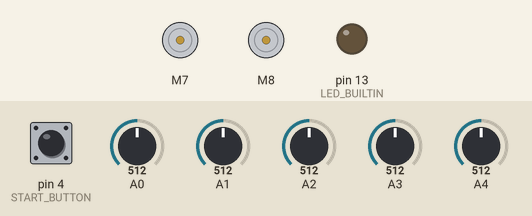
Bench run of a sketch on a simulated Arduino Uno, built with avr-gcc and run on an emulated ATmega328P. On the bench: 2 × DC motor (green arrow = forward, orange = backward, longer = faster), output pins drawn as LEDs (lit = HIGH). Inputs (shaded band) come from the test bench; at power-on: pin 4 (START_BUTTON) HIGH, A0 = 512, A1 = 512, A2 = 512, A3 = 512, A4 = 512.

Above: at 1.8 s.
1.9 s: pin 4 (START_BUTTON) pulled LOW for 0.15 s
At 2.8 s:
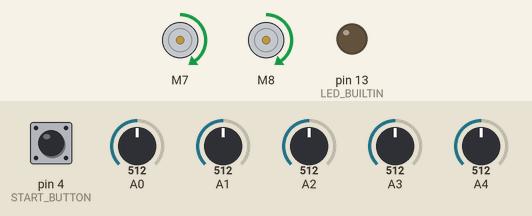
3.5 s: A0 set to 716
At 4.0 s:
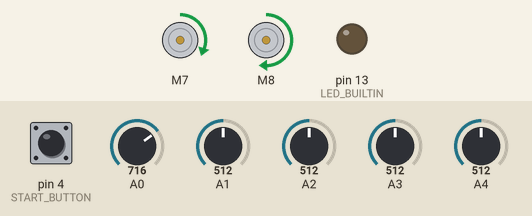
5.0 s: A1 set to 716
At 6.2 s:
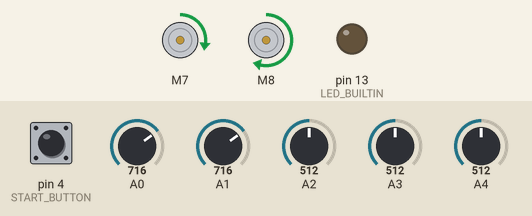
6.5 s: A2 set to 716
At 7.6 s:
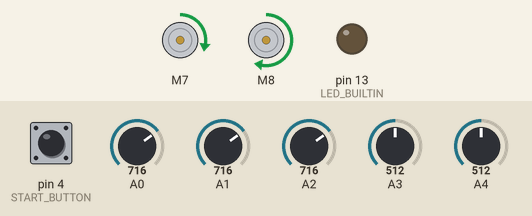
8.0 s: A3 set to 716
At 8.7 s:
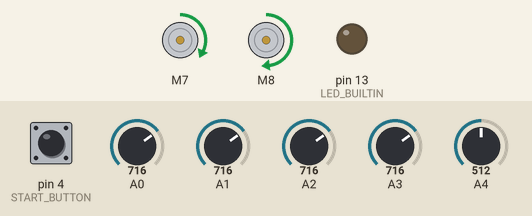
9.5 s: A4 set to 716
At 9.9 s:
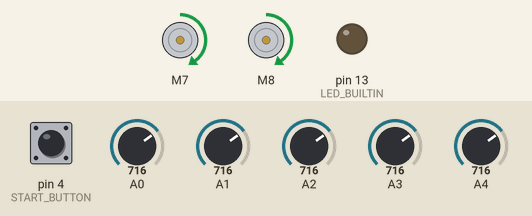
Timing chart, 0 to 12.0 s (numbered marks = the images above; inputs shaded):
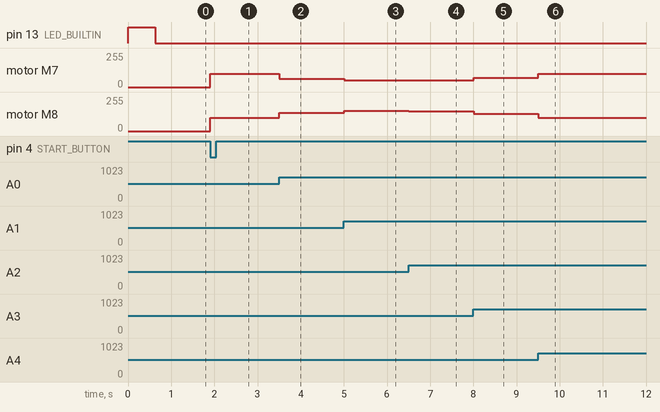

Measured:
- after the input at 1.9 s, motor M7, motor M8: stopped → forward 100/255 at once
- after the input at 3.5 s, motor M7: forward 100/255 → forward 63/255 at once; motor M8: forward 100/255 → forward 137/255 at once
- after the input at 5.0 s, motor M7: forward 63/255 → forward 49/255 at once; motor M8: forward 137/255 → forward 151/255 at once
- after the input at 6.5 s, motor M7: forward 49/255 → forward 52/255 at once; motor M8: forward 151/255 → forward 148/255 at once
- after the input at 8.0 s, motor M7: forward 52/255 → forward 70/255 at once; motor M8: forward 148/255 → forward 130/255 at once
- after the input at 9.5 s, motor M7: forward 70/255 → forward 100/255 at once; motor M8: forward 130/255 → forward 100/255 at once

The sketch:

lf-pid.ino
```cpp
#include <QTRSensors.h>
#include <SparkFun_TB6612.h>

// Motor Driver Properties
#define PWMA 5
#define AIN2 6
#define AIN1 7
#define BIN1 8
#define BIN2 9
#define PWMB 10
#define STBY 3

const int offsetA = 1;
const int offsetB = 1;

Motor motor1 = Motor(AIN1, AIN2, PWMA, offsetA, STBY);
Motor motor2 = Motor(BIN1, BIN2, PWMB, offsetB, STBY);

// PID Controller Properties
QTRSensors qtr;
const uint8_t SensorCount = 5;
uint16_t sensorValues[SensorCount];
uint16_t position;

float Kp = 0.25; // 0.305
float Ki = 0.0029;
float Kd = 2; // 5.05

int P, D, I, previousError, PIDvalue, error;
int lsp, rsp;

int centerPosition = 2000;
int minSpeed = -100;
int maxSpeed = 255;
int baseSpeed = 100;
// 127

// Button Properties
#define START_BUTTON 4

void setup()
{
  Serial.begin(9600);

  qtr.setTypeAnalog();
  qtr.setSensorPins((const uint8_t[]){A4, A3, A2, A1, A0}, SensorCount);

  pinMode(START_BUTTON, INPUT_PULLUP);
  pinMode(LED_BUILTIN, OUTPUT);

  calibrate();
}

void loop()
{
  bool start_button = digitalRead(START_BUTTON);

  while (start_button == LOW)
  {
    robot_control();
    delay(1);
  }
}

void calibrate()
{
  digitalWrite(LED_BUILTIN, HIGH);
  for (uint16_t i = 0; i < 25; i++)
  {
    qtr.calibrate();
  }
  digitalWrite(LED_BUILTIN, LOW);
}

void robot_control()
{
  position = qtr.readLineBlack(sensorValues);

  if (position >= 3400)
  {
    motor1.drive(minSpeed);
    motor2.drive(maxSpeed);
  }
  else if (position <= 600)
  {
    motor1.drive(maxSpeed);
    motor2.drive(minSpeed);
  }
  else
  {
    error = centerPosition - position;

    P = error;
    I = constrain(I + error, minSpeed, maxSpeed);
    D = error - previousError;
    previousError = error;

    int motorSpeed = (Kp * P) + (Ki * I) + (Kd * D);

    int lsp = constrain(baseSpeed + motorSpeed, minSpeed, maxSpeed);
    int rsp = constrain(baseSpeed - motorSpeed, minSpeed, maxSpeed);

    motor1.drive(lsp);
    motor2.drive(rsp);
  }
}
```

SensorModule.cpp
```cpp
#include "SensorModule.h"
#include <Arduino.h>

void Sensors::setTypeRC()
{
    _type = Type::RC;
    _maxValue = _timeout;
}

void Sensors::setTypeAnalog()
{
    _type = Type::Analog;
    _maxValue = 1023; // Arduino analogRead() returns a 10-bit value by default
}

void Sensors::setSensorPins(const uint8_t *pins, uint8_t sensorCount)
{
    if (sensorCount > MaxSensors)
        sensorCount = MaxSensors;

    uint8_t *oldSensorPins = _sensorPins;
    _sensorPins = (uint8_t *)realloc(_sensorPins, sizeof(uint8_t) * sensorCount);

    if (_sensorPins == nullptr)
    {
        free(oldSensorPins);
        return;
    }

    for (uint8_t i = 0; i < sensorCount; i++)
    {
        _sensorPins[i] = pins[i];
    }

    _sensorCount = sensorCount;

    calibrationOn.initialized = false;
    calibrationOff.initialized = false;
}

void Sensors::resetCalibration()
{
    for (uint8_t i = 0; i < _sensorCount; i++)
    {
        if (calibrationOn.maximum)
        {
            calibrationOn.maximum[i] = 0;
        }

        if (calibrationOff.maximum)
        {
            calibrationOff.maximum[i] = 0;
        }

        if (calibrationOn.minimum)
        {
            calibrationOn.minimum[i] = _maxValue;
        }

        if (calibrationOff.minimum)
        {
            calibrationOff.minimum[i] = _maxValue;
        }
    }
}

void Sensors::calibrate(ReadMode mode)
{
    if (mode == ReadMode::Manual)
    {
        return;
    }

    if (mode == ReadMode::On || mode == ReadMode::OnAndOff)
    {
        calibrateOnOrOff(calibrationOn, ReadMode::On);
    }
    else if (mode == ReadMode::OddEven || mode == ReadMode::OddEvenAndOff)
    {
        calibrateOnOrOff(calibrationOn, ReadMode::OddEven);
    }

    if (mode == ReadMode::OnAndOff || mode == ReadMode::OddEvenAndOff || mode == ReadMode::Off)
    {
        calibrateOnOrOff(calibrationOff, ReadMode::Off);
    }
}

void Sensors::calibrateOnOrOff(CalibrationData &calibration, ReadMode mode)
{
    uint16_t sensorValues[MaxSensors];
    uint16_t maxSensorValues[MaxSensors];
    uint16_t minSensorValues[MaxSensors];

    // (Re)allocate and initialize the arrays if necessary.
    if (!calibration.initialized)
    {
        uint16_t *oldMaximum = calibration.maximum;
        calibration.maximum = (uint16_t *)realloc(calibration.maximum,
                                                  sizeof(uint16_t) * _sensorCount);
        if (calibration.maximum == nullptr)
        {
            // Memory allocation failed; don't continue.
            free(oldMaximum); // deallocate any memory used by old array
            return;
        }

        uint16_t *oldMinimum = calibration.minimum;
        calibration.minimum = (uint16_t *)realloc(calibration.minimum,
                                                  sizeof(uint16_t) * _sensorCount);
        if (calibration.minimum == nullptr)
        {
            // Memory allocation failed; don't continue.
            free(oldMinimum); // deallocate any memory used by old array
            return;
        }

        // Initialize the max and min calibrated values to values that
        // will cause the first reading to update them.
        for (uint8_t i = 0; i < _sensorCount; i++)
        {
            calibration.maximum[i] = 0;
            calibration.minimum[i] = _maxValue;
        }

        calibration.initialized = true;
    }

    for (uint8_t j = 0; j < 10; j++)
    {
        read(sensorValues, mode);

        for (uint8_t i = 0; i < _sensorCount; i++)
        {
            // set the max we found THIS time
            if ((j == 0) || (sensorValues[i] > maxSensorValues[i]))
            {
                maxSensorValues[i] = sensorValues[i];
            }

            // set the min we found THIS time
            if ((j == 0) || (sensorValues[i] < minSensorValues[i]))
            {
                minSensorValues[i] = sensorValues[i];
            }
        }
    }

    // record the min and max calibration values
    for (uint8_t i = 0; i < _sensorCount; i++)
    {
        // Update maximum only if the min of 10 readings was still higher than it
        // (we got 10 readings in a row higher than the existing maximum).
        if (minSensorValues[i] > calibration.maximum[i])
        {
            calibration.maximum[i] = minSensorValues[i];
        }

        // Update minimum only if the max of 10 readings was still lower than it
        // (we got 10 readings in a row lower than the existing minimum).
        if (maxSensorValues[i] < calibration.minimum[i])
        {
            calibration.minimum[i] = maxSensorValues[i];
        }
    }
}

void Sensors::read(uint16_t *sensorValues, ReadMode mode)
{
    switch (mode)
    {
    case ReadMode::Off:
        // emittersOff();
        // fall through
    case ReadMode::Manual:
        readPrivate(sensorValues);
        return;

    case ReadMode::On:
    case ReadMode::OnAndOff:
        // emittersOn();
        readPrivate(sensorValues);
        // emittersOff();
        break;

    case ReadMode::OddEven:
    case ReadMode::OddEvenAndOff:
        // Turn on odd emitters and read the odd-numbered sensors.
        // (readPrivate takes a 0-based array index, so start = 0 to start with
        // the first sensor)
        // emittersSelect(QTREmitters::Odd);
        readPrivate(sensorValues, 0, 2);

        // Turn on even emitters and read the even-numbered sensors.
        // (readPrivate takes a 0-based array index, so start = 1 to start with
        // the second sensor)
        // emittersSelect(QTREmitters::Even);
        readPrivate(sensorValues, 1, 2);

        // emittersOff();
        break;

    default: // invalid - do nothing
        return;
    }

    if (mode == ReadMode::OnAndOff ||
        mode == ReadMode::OddEvenAndOff)
    {
        // Take a second set of readings and return the values (on + max - off).

        uint16_t offValues[MaxSensors];
        readPrivate(offValues);

        for (uint8_t i = 0; i < _sensorCount; i++)
        {
            sensorValues[i] += _maxValue - offValues[i];
            if (sensorValues[i] > _maxValue)
            {
                // This usually doesn't happen, because the sensor reading should
                // go up when the emitters are turned off.
                sensorValues[i] = _maxValue;
            }
        }
    }
}

void Sensors::readCalibrated(uint16_t *sensorValues, ReadMode mode)
{
    // manual emitter control is not supported
    if (mode == ReadMode::Manual)
    {
        return;
    }

    // if not calibrated, do nothing

    if (mode == ReadMode::On ||
        mode == ReadMode::OnAndOff ||
        mode == ReadMode::OddEvenAndOff)
    {
        if (!calibrationOn.initialized)
        {
            return;
        }
    }

    if (mode == ReadMode::Off ||
        mode == ReadMode::OnAndOff ||
        mode == ReadMode::OddEvenAndOff)
    {
        if (!calibrationOff.initialized)
        {
            return;
        }
    }

    // read the needed values
    read(sensorValues, mode);

    for (uint8_t i = 0; i < _sensorCount; i++)
    {
        uint16_t calmin, calmax;

        // find the correct calibration
        if (mode == ReadMode::On ||
            mode == ReadMode::OddEven)
        {
            calmax = calibrationOn.maximum[i];
            calmin = calibrationOn.minimum[i];
        }
        else if (mode == ReadMode::Off)
        {
            calmax = calibrationOff.maximum[i];
            calmin = calibrationOff.minimum[i];
        }
        else // ReadMode::OnAndOff, ReadMode::OddEvenAndOff
        {
            if (calibrationOff.minimum[i] < calibrationOn.minimum[i])
            {
                // no meaningful signal
                calmin = _maxValue;
            }
            else
            {
                // this won't go past _maxValue
                calmin = calibrationOn.minimum[i] + _maxValue - calibrationOff.minimum[i];
            }

            if (calibrationOff.maximum[i] < calibrationOn.maximum[i])
            {
                // no meaningful signal
                calmax = _maxValue;
            }
            else
            {
                // this won't go past _maxValue
                calmax = calibrationOn.maximum[i] + _maxValue - calibrationOff.maximum[i];
            }
        }

        uint16_t denominator = calmax - calmin;
        int16_t value = 0;

        if (denominator != 0)
        {
            value = (((int32_t)sensorValues[i]) - calmin) * 1000 / denominator;
        }

        if (value < 0)
        {
            value = 0;
        }
        else if (value > 1000)
        {
            value = 1000;
        }

        sensorValues[i] = value;
    }
}

// Reads the first of every [step] sensors, starting with [start] (0-indexed, so
// start = 0 means start with the first sensor).
// For example, step = 2, start = 1 means read the *even-numbered* sensors.
// start defaults to 0, step defaults to 1
void Sensors::readPrivate(uint16_t *sensorValues, uint8_t start, uint8_t step)
{
    if (_sensorPins == nullptr)
    {
        return;
    }

    switch (_type)
    {
    case Type::RC:
        for (uint8_t i = start; i < _sensorCount; i += step)
        {
            sensorValues[i] = _maxValue;
            // make sensor line an output (drives low briefly, but doesn't matter)
            pinMode(_sensorPins[i], OUTPUT);
            // drive sensor line high
            digitalWrite(_sensorPins[i], HIGH);
        }

        delayMicroseconds(10); // charge lines for 10 us

        {
            // disable interrupts so we can switch all the pins as close to the same
            // time as possible
            noInterrupts();

            // record start time before the first sensor is switched to input
            // (similarly, time is checked before the first sensor is read in the
            // loop below)
            uint32_t startTime = micros();
            uint16_t time = 0;

            for (uint8_t i = start; i < _sensorCount; i += step)
            {
                // make sensor line an input (should also ensure pull-up is disabled)
                pinMode(_sensorPins[i], INPUT);
            }

            interrupts(); // re-enable

            while (time < _maxValue)
            {
                // disable interrupts so we can read all the pins as close to the same
                // time as possible
                noInterrupts();

                time = micros() - startTime;
                for (uint8_t i = start; i < _sensorCount; i += step)
                {
                    if ((digitalRead(_sensorPins[i]) == LOW) && (time < sensorValues[i]))
                    {
                        // record the first time the line reads low
                        sensorValues[i] = time;
                    }
                }

                interrupts(); // re-enable
            }
        }
        return;

    case Type::Analog:
        // reset the values
        for (uint8_t i = start; i < _sensorCount; i += step)
        {
            sensorValues[i] = 0;
        }

        for (uint8_t j = 0; j < _samplesPerSensor; j++)
        {
            for (uint8_t i = start; i < _sensorCount; i += step)
            {
                // add the conversion result
                sensorValues[i] += analogRead(_sensorPins[i]);
            }
        }

        // get the rounded average of the readings for each sensor
        for (uint8_t i = start; i < _sensorCount; i += step)
        {
            sensorValues[i] = (sensorValues[i] + (_samplesPerSensor >> 1)) /
                              _samplesPerSensor;
        }
        return;

    default: // Type::Undefined or invalid - do nothing
        return;
    }
}

uint16_t Sensors::readLinePrivate(uint16_t *sensorValues, ReadMode mode, bool invertReadings)
{
    bool onLine = false;
    uint32_t avg = 0; // this is for the weighted total
    uint16_t sum = 0; // this is for the denominator, which is <= 64000

    // manual emitter control is not supported
    if (mode == ReadMode::Manual)
    {
        return 0;
    }

    readCalibrated(sensorValues, mode);

    for (uint8_t i = 0; i < _sensorCount; i++)
    {
        uint16_t value = sensorValues[i];
        if (invertReadings)
        {
            value = 1000 - value;
        }

        // keep track of whether we see the line at all
        if (value > 200)
        {
            onLine = true;
        }

        // only average in values that are above a noise threshold
        if (value > 50)
        {
            avg += (uint32_t)value * (i * 1000);
            sum += value;
        }
    }

    if (!onLine)
    {
        // If it last read to the left of center, return 0.
        if (_lastPosition < (_sensorCount - 1) * 1000 / 2)
        {
            return 0;
        }
        // If it last read to the right of center, return the max.
        else
        {
            return (_sensorCount - 1) * 1000;
        }
    }

    _lastPosition = avg / sum;
    return _lastPosition;
}

// the destructor frees up allocated memory
Sensors::~Sensors()
{
    // releaseEmitterPins();

    if (_sensorPins)
    {
        free(_sensorPins);
    }
    if (calibrationOn.maximum)
    {
        free(calibrationOn.maximum);
    }
    if (calibrationOff.maximum)
    {
        free(calibrationOff.maximum);
    }
    if (calibrationOn.minimum)
    {
        free(calibrationOn.minimum);
    }
    if (calibrationOff.minimum)
    {
        free(calibrationOff.minimum);
    }
}
```

Source omitted: SensorModule.h (5500 bytes)
